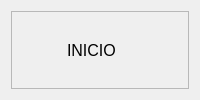
                     <widget class="QWidget" name="widget_7" native="true">
                      <layout class="QVBoxLayout" name="verticalLayout_32">
                       <item>
                        <widget class="QFrame" name="frame_18">
                         <property name="frameShape">
                          <enum>QFrame::StyledPanel</enum>
                         </property>
                         <property name="frameShadow">
                          <enum>QFrame::Raised</enum>
                         </property>
                         <layout class="QHBoxLayout" name="horizontalLayout_26">
                          <item>
                           <widget class="QLabel" name="label_53">
                            <property name="maximumSize">
                             <size>
                              <width>40</width>
                              <height>40</height>
                             </size>
                            </property>
                            <property name="text">
                             <string />
                            </property>
                            <property name="pixmap">
                             <pixmap resource="../../../../Desktop/Proyecto Andres Bello/Aplicacion V2.1-AndresBello/Qss/icons/_icons.qrc">:/material_design/icons/material_design/home.png</pixmap>
                            </property>
                            <property name="scaledContents">
                             <bool>true</bool>
                            </property>
                           </widget>
                          </item>
                          <item>
                           <widget class="QLabel" name="label_34">
                            <property name="sizePolicy">
                             <sizepolicy hsizetype="Preferred" vsizetype="Preferred">
                              <horstretch>0</horstretch>
                              <verstretch>0</verstretch>
                             </sizepolicy>
                            </property>
                            <property name="font">
                             <font>
                              <pointsize>12</pointsize>
                             </font>
                            </property>
                            <property name="text">
                             <string>INICIO</string>
                            </property>
                           </widget>
                          </item>
                         </layout>
                        </widget>
                       </item>
                      </layout>
                     </widget>
